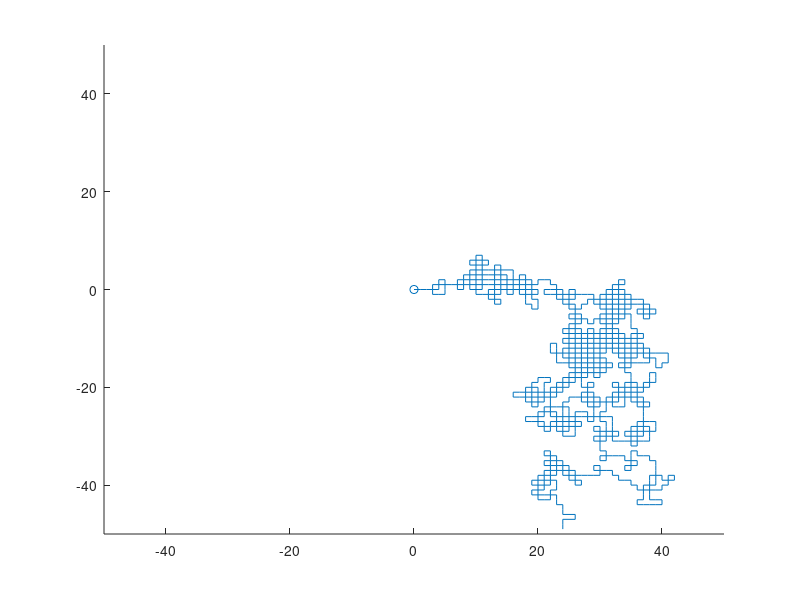

Source code (MATLAB):
x=[];
y=[];

dim = 100;
steps = 10000;
speed = 0.01;

m = ones(dim,dim);
s=dim/2;

clf; hold on;
scatter(0,0)
xlim([-1*s,s])
ylim([-1*s,s])

n = rand();

if n < 0.25
    line([0,0],[0,1])
    m(s,s) = 2;
    m(s-1,s) = 5;
    xdisp = 0; ydisp = 1;
    
elseif n < 0.5
    line([0,1],[0,0])
    m(s,s) = 3;
    m(s,s+1) = 7;
    xdisp = 1; ydisp = 0;
    
elseif n < 0.75
    line([0,0],[0,-1])
    m(s,s) = 5;
    m(s+1,s) = 2;
    xdisp = 0; ydisp = -1;
    
else
    line([0,-1],[0,0])
    m(s,s) = 7;
    m(s,s-1) = 3;
    xdisp = -1; ydisp = 0;
end

for i = 1:steps

    flag = false;
    while ~flag
        n = rand();

        if n > 0.75 && mod(m(s-ydisp,s+xdisp), 2) ~= 0
            flag = 1;
            pause(speed);
            line([xdisp,xdisp],[ydisp,ydisp+1],'LineStyle','-');
            m(s-ydisp,s+xdisp) = m(s-ydisp,s+xdisp) * 2;
            m(s-ydisp-1,s+xdisp) = m(s-ydisp-1,s+xdisp) * 5;
            ydisp = ydisp + 1;

        elseif n > 0.5 && mod(m(s-ydisp,s+xdisp), 3) ~= 0
            flag = 1;
            pause(speed);
            line([xdisp,xdisp+1],[ydisp,ydisp],'LineStyle','-');
            m(s-ydisp,s+xdisp) = m(s-ydisp,s+xdisp) * 3;
            m(s-ydisp,s+xdisp+1) = m(s-ydisp,s+xdisp+1) * 7;
            xdisp = xdisp + 1;

        elseif n > 0.25 && mod(m(s-ydisp,s+xdisp), 5) ~= 0
            flag = 1;
            pause(speed);
            line([xdisp,xdisp],[ydisp,ydisp-1],'LineStyle','-');
            m(s-ydisp,s+xdisp) = m(s-ydisp,s+xdisp) * 5;
            m(s-ydisp+1,s+xdisp) = m(s-ydisp+1,s+xdisp) * 2;
            ydisp = ydisp - 1;

        elseif mod(m(s-ydisp,s+xdisp), 7) ~= 0
            flag = 1; 
            pause(speed);
            line([xdisp,xdisp-1],[ydisp,ydisp],'LineStyle','-');
            m(s-ydisp,s+xdisp) = m(s-ydisp,s+xdisp) * 7;
            m(s-ydisp,s+xdisp-1) = m(s-ydisp,s+xdisp-1) * 3;
            xdisp = xdisp - 1;
        end
    end
    
    if (xdisp == 0 && ydisp == 0)
        display('Walk returned to the beginning after');
        display(i+1);
        display('steps');
        break
        
    elseif abs(xdisp) >= s-1 || abs(ydisp) >= s-1
        display('Out of bounds after');
        display(i+1);
        display('steps');
        break
    end
end


